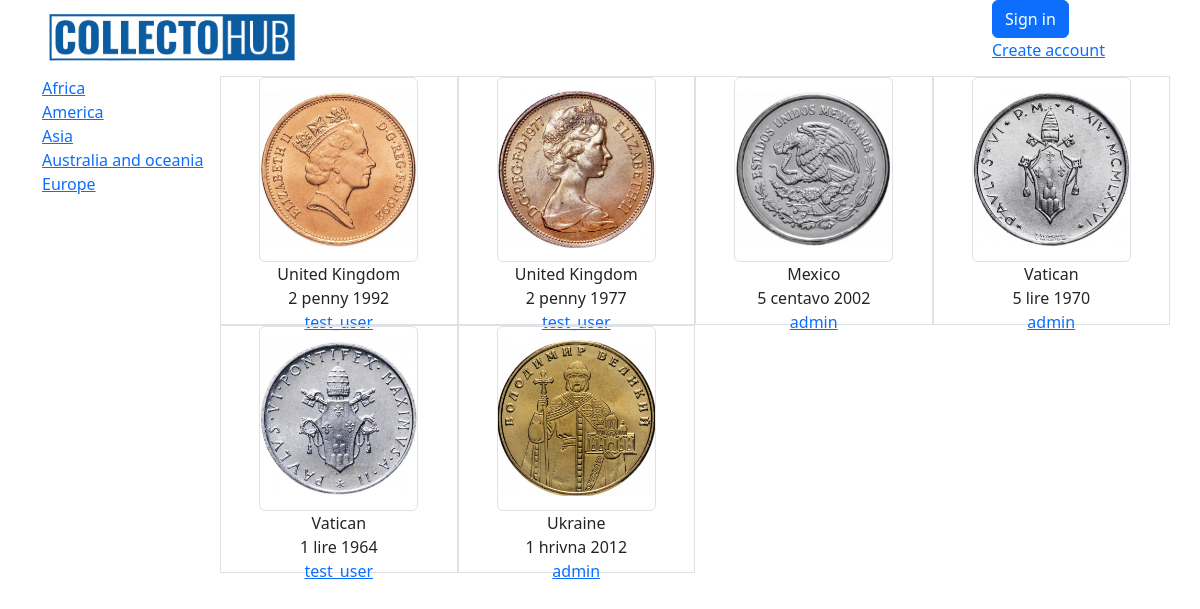
The page / on the database its author committed.
### coins/models.py (models this page shows, shortened)
class Continent(models.Model):
    name = models.CharField(max_length=150, unique=True)
    class Meta:
        verbose_name = "Continent"
        verbose_name_plural = "Continents"

class Coin(models.Model):
    img_front = models.ImageField(upload_to='products_image', blank=True)
    img_back = models.ImageField(upload_to='products_image', blank=True)
    img_add_1 = models.ImageField(upload_to='products_image', blank=True)
    img_add_2 = models.ImageField(upload_to='products_image', blank=True)
    country = models.ForeignKey(Country, on_delete=models.CASCADE, related_name='coins')  # Reference to Country
    denomination = models.CharField(max_length=150)  # Denomination
    year = models.IntegerField()  # Year
    material = models.CharField(max_length=15, blank=True, choices=material_choices)  # Material
    safety = models.CharField(max_length=2, blank=True, choices=safety_choices)  # Optional field for admin use
    weight = models.FloatField(blank=True, null=True)  # Weight
    diameter = models.FloatField(blank=True, null=True)  # Diameter
    thickness = models.FloatField(blank=True, null=True)  # Thickness
    circulation = models.IntegerField(blank=True, null=True)  # Circulation
    owner = models.ForeignKey(User, on_delete=models.CASCADE, related_name='coins')
    box = models.ForeignKey('Box', on_delete=models.SET_NULL, blank=True, null=True, related_name='coins')
    status = models.CharField(max_length=1, choices=status_choices_coin, default='a')
    class Meta:
        verbose_name = 'Coin'
        verbose_name_plural = 'Coins'

class Country(models.Model):
    name = models.CharField(max_length=150, unique=True)
    continent = models.ForeignKey(Continent, on_delete=models.CASCADE, related_name="countries")
    class Meta:
        verbose_name = "Country"
        verbose_name_plural = "Countries"
    def __str__(self):
        return self.name

### coins/views.py (the view)
# urls.py: path('', views.index_view, name='index'),
def index_view(request):
    context = {
        "coin_list": Coin.objects.filter(status='a'),
        "continent_list": Continent.objects.order_by("name"),
    }
    return render(
        request,
        template_name='coins/index.html',
        context=context
    )

### coins/templates/coins/index.html (shortened to what this page needs)
{% extends 'coins/base.html' %}
{% block content %}
    <div class="row">
        <div class="col-2">
            {% for continent in continent_list %}
                <div>
                    <a href="{% url 'coins:continent-detail' continent.id %}">{{ continent.name }}</a>
                </div>
            {% endfor %}
        </div>
        <div class="col-10">
            <div class="row">
                {% for coin in coin_list %}
                <div class="col-3 text-center border ">
                    <a href="{% url 'coins:coin-detail' pk=coin.id %}">
                        <img src="{{ coin.img_front.url }}" alt="coin" class="w-75 h-75 object-fit-contain border rounded">
                    </a>
                    <p>
                        {{ coin.country }}
                        <br>
                        {{ coin.denomination }} {{ coin.year }}
                        <br>
                        <a href="{% url 'coins:user-cabinet' pk=coin.owner.id %}">
                            {{ coin.owner}}
                        </a>
                    </p>
                </div>
                {% endfor %}
            </div>
        </div>
    </div>
{% endblock %}

### rows shown on the page
Continent: name "Africa"
Continent: name "America"
Continent: name "Asia"
Continent: name "Australia and oceania"
Continent: name "Europe"
Coin: img_front (picture), country "United Kingdom", denomination "2 penny", year "1992", owner "test_user"
Coin: img_front (picture), country "United Kingdom", denomination "2 penny", year "1977", owner "test_user"
Coin: img_front (picture), country "Mexico", denomination "5 centavo", year "2002", owner "admin"
Coin: img_front (picture), country "Vatican", denomination "5 lire", year "1970", owner "admin"
Coin: img_front (picture), country "Vatican", denomination "1 lire", year "1964", owner "test_user"
Coin: img_front (picture), country "Ukraine", denomination "1 hrivna", year "2012", owner "admin"
